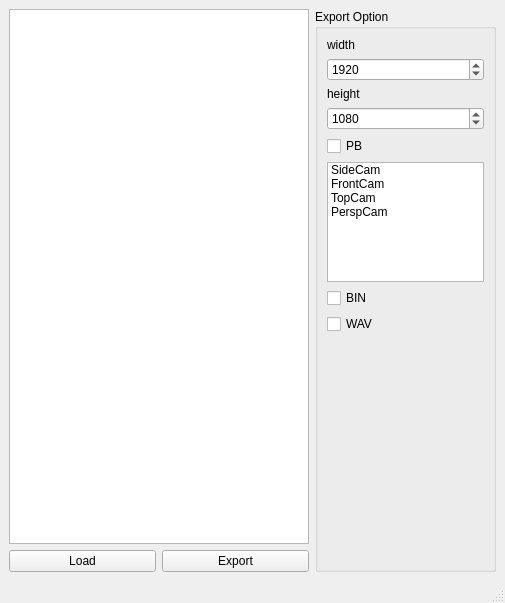
<?xml version="1.0" encoding="UTF-8"?>
<ui version="4.0">
 <class>facialExpToolWin</class>
 <widget class="QMainWindow" name="facialExpToolWin">
  <property name="geometry">
   <rect>
    <x>0</x>
    <y>0</y>
    <width>505</width>
    <height>603</height>
   </rect>
  </property>
  <property name="windowTitle">
   <string>MainWindow</string>
  </property>
  <widget class="QWidget" name="centralwidget">
   <layout class="QHBoxLayout" name="horizontalLayout_2">
    <item>
     <widget class="QWidget" name="widget" native="true">
      <layout class="QVBoxLayout" name="verticalLayout_2">
       <property name="leftMargin">
        <number>0</number>
       </property>
       <property name="topMargin">
        <number>0</number>
       </property>
       <property name="rightMargin">
        <number>0</number>
       </property>
       <property name="bottomMargin">
        <number>0</number>
       </property>
       <item>
        <widget class="QListWidget" name="shotPathListWdg">
         <property name="minimumSize">
          <size>
           <width>300</width>
           <height>0</height>
          </size>
         </property>
        </widget>
       </item>
       <item>
        <layout class="QHBoxLayout" name="horizontalLayout">
         <item>
          <widget class="QPushButton" name="shotLoadBtn">
           <property name="text">
            <string>Load</string>
           </property>
          </widget>
         </item>
         <item>
          <widget class="QPushButton" name="dataExpBtn">
           <property name="text">
            <string>Export</string>
           </property>
          </widget>
         </item>
        </layout>
       </item>
      </layout>
     </widget>
    </item>
    <item>
     <widget class="QGroupBox" name="groupBox">
      <property name="title">
       <string>Export Option</string>
      </property>
      <layout class="QVBoxLayout" name="verticalLayout_3">
       <property name="leftMargin">
        <number>0</number>
       </property>
       <property name="topMargin">
        <number>0</number>
       </property>
       <property name="rightMargin">
        <number>0</number>
       </property>
       <property name="bottomMargin">
        <number>0</number>
       </property>
       <item>
        <widget class="QWidget" name="widget_2" native="true">
         <property name="minimumSize">
          <size>
           <width>150</width>
           <height>0</height>
          </size>
         </property>
         <layout class="QVBoxLayout" name="verticalLayout">
          <item>
           <widget class="QLabel" name="label">
            <property name="text">
             <string>width</string>
            </property>
           </widget>
          </item>
          <item>
           <widget class="QSpinBox" name="pb_width_spinBox">
            <property name="maximum">
             <number>100000</number>
            </property>
            <property name="value">
             <number>1920</number>
            </property>
           </widget>
          </item>
          <item>
           <widget class="QLabel" name="label_2">
            <property name="text">
             <string>height</string>
            </property>
           </widget>
          </item>
          <item>
           <widget class="QSpinBox" name="pb_height_spinBox">
            <property name="maximum">
             <number>100000</number>
            </property>
            <property name="value">
             <number>1080</number>
            </property>
           </widget>
          </item>
          <item>
           <widget class="QCheckBox" name="PB_checkBox">
            <property name="text">
             <string>PB </string>
            </property>
           </widget>
          </item>
          <item>
           <widget class="QListWidget" name="PB_listWidget">
            <property name="minimumSize">
             <size>
              <width>0</width>
              <height>0</height>
             </size>
            </property>
            <property name="maximumSize">
             <size>
              <width>16777215</width>
              <height>120</height>
             </size>
            </property>
            <property name="selectionMode">
             <enum>QAbstractItemView::ExtendedSelection</enum>
            </property>
            <item>
             <property name="text">
              <string>SideCam</string>
             </property>
            </item>
            <item>
             <property name="text">
              <string>FrontCam</string>
             </property>
            </item>
            <item>
             <property name="text">
              <string>TopCam</string>
             </property>
            </item>
            <item>
             <property name="text">
              <string>PerspCam</string>
             </property>
            </item>
           </widget>
          </item>
          <item>
           <widget class="QCheckBox" name="BIN_checkBox">
            <property name="text">
             <string>BIN</string>
            </property>
           </widget>
          </item>
          <item>
           <widget class="QCheckBox" name="WAV_checkBox">
            <property name="text">
             <string>WAV</string>
            </property>
           </widget>
          </item>
          <item>
           <spacer name="verticalSpacer">
            <property name="orientation">
             <enum>Qt::Vertical</enum>
            </property>
            <property name="sizeHint" stdset="0">
             <size>
              <width>20</width>
              <height>40</height>
             </size>
            </property>
           </spacer>
          </item>
         </layout>
        </widget>
       </item>
      </layout>
     </widget>
    </item>
   </layout>
  </widget>
  <widget class="QMenuBar" name="menubar">
   <property name="geometry">
    <rect>
     <x>0</x>
     <y>0</y>
     <width>505</width>
     <height>26</height>
    </rect>
   </property>
  </widget>
  <widget class="QStatusBar" name="statusbar"/>
 </widget>
 <resources/>
 <connections/>
</ui>
